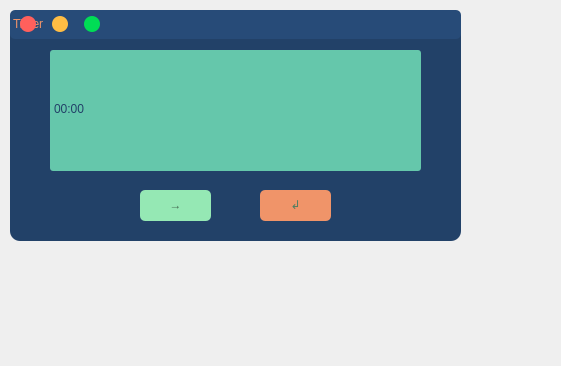
<?xml version="1.0" encoding="UTF-8"?>
<ui version="4.0">
 <class>MainWindow</class>
 <widget class="QMainWindow" name="MainWindow">
  <property name="geometry">
   <rect>
    <x>0</x>
    <y>0</y>
    <width>561</width>
    <height>366</height>
   </rect>
  </property>
  <property name="windowTitle">
   <string>MainWindow</string>
  </property>
  <widget class="QWidget" name="centralwidget">
   <widget class="QFrame" name="window">
    <property name="geometry">
     <rect>
      <x>10</x>
      <y>10</y>
      <width>451</width>
      <height>231</height>
     </rect>
    </property>
    <property name="styleSheet">
     <string notr="true">QFrame {
	background-color: #224168;
	border-radius: 10px;
}</string>
    </property>
    <property name="frameShape">
     <enum>QFrame::StyledPanel</enum>
    </property>
    <property name="frameShadow">
     <enum>QFrame::Raised</enum>
    </property>
    <widget class="QLineEdit" name="dna_taker">
     <property name="geometry">
      <rect>
       <x>40</x>
       <y>40</y>
       <width>371</width>
       <height>121</height>
      </rect>
     </property>
     <property name="styleSheet">
      <string notr="true">QLineEdit {
	border-radius: 3px;
	background-color: #65c7ab;
	color: #224168;
	padding: 2px;
	padding-bottom: 5px;	
	font: 75pt &quot;Cascadia Code&quot;;
	qproperty-alignment: AlignCenter;
}</string>
     </property>
     <property name="text">
      <string>00:00</string>
     </property>
    </widget>
    <widget class="QPushButton" name="enter">
     <property name="geometry">
      <rect>
       <x>130</x>
       <y>180</y>
       <width>71</width>
       <height>31</height>
      </rect>
     </property>
     <property name="styleSheet">
      <string notr="true">QPushButton {
	border-radius: 5px;
	color: rgb(72, 112, 86);
	background-color: rgb(149, 232, 180);
	font: 18pt &quot;Cascadia Code&quot;;
	padding-bottom: 2px;
}
QPushButton::hover {
	color: rgb(54, 85, 66);
	background-color: rgb(125, 195, 151);
}
QPushButton::disabled {
	color: rgb(108, 108, 108);
	background-color: rgb(163, 163, 163);
}</string>
     </property>
     <property name="text">
      <string>→</string>
     </property>
    </widget>
    <widget class="QPushButton" name="clear">
     <property name="geometry">
      <rect>
       <x>250</x>
       <y>180</y>
       <width>71</width>
       <height>31</height>
      </rect>
     </property>
     <property name="styleSheet">
      <string notr="true">QPushButton {
	border-radius: 5px;
	color: rgb(80, 125, 97);
	background-color: #f09469;
	font: 18pt &quot;Cascadia Code&quot;;
	padding-bottom: 2px;
}
QPushButton::hover {
	background-color: rgb(199, 123, 87);
}</string>
     </property>
     <property name="text">
      <string>↲</string>
     </property>
    </widget>
    <widget class="QLabel" name="title_bar">
     <property name="geometry">
      <rect>
       <x>0</x>
       <y>0</y>
       <width>451</width>
       <height>29</height>
      </rect>
     </property>
     <property name="styleSheet">
      <string notr="true">QLabel {
	background-color: rgb(39, 75, 120);
	border-radius: 5px;
	color: #f09469;
	qproperty-alignment: AlignCenter;
	padding-bottom: 2px;
	font: 15pt &quot;Cascadia Code&quot;;
}</string>
     </property>
     <property name="text">
      <string>Timer</string>
     </property>
    </widget>
    <widget class="QPushButton" name="btn_close">
     <property name="geometry">
      <rect>
       <x>10</x>
       <y>6</y>
       <width>16</width>
       <height>16</height>
      </rect>
     </property>
     <property name="sizePolicy">
      <sizepolicy hsizetype="Preferred" vsizetype="Preferred">
       <horstretch>0</horstretch>
       <verstretch>0</verstretch>
      </sizepolicy>
     </property>
     <property name="styleSheet">
      <string notr="true">QPushButton{
	border:none;
	border-radius: 8px;
	background-color: rgb(255, 96, 92);
}
QPushButton:hover{
	background-color: rgb(221, 82, 80);
}</string>
     </property>
     <property name="text">
      <string/>
     </property>
     <property name="autoDefault">
      <bool>false</bool>
     </property>
    </widget>
    <widget class="QPushButton" name="btn_maximize">
     <property name="geometry">
      <rect>
       <x>74</x>
       <y>6</y>
       <width>16</width>
       <height>16</height>
      </rect>
     </property>
     <property name="sizePolicy">
      <sizepolicy hsizetype="Preferred" vsizetype="Preferred">
       <horstretch>0</horstretch>
       <verstretch>0</verstretch>
      </sizepolicy>
     </property>
     <property name="styleSheet">
      <string notr="true">QPushButton {

	border: none;
	border-radius: 8px;
	background-color: rgb(0, 221, 85);
}

QPushButton:hover {
	
	background-color: rgb(0, 191, 73);
}</string>
     </property>
     <property name="text">
      <string/>
     </property>
     <property name="autoDefault">
      <bool>false</bool>
     </property>
    </widget>
    <widget class="QPushButton" name="btn_minimize">
     <property name="geometry">
      <rect>
       <x>42</x>
       <y>6</y>
       <width>16</width>
       <height>16</height>
      </rect>
     </property>
     <property name="sizePolicy">
      <sizepolicy hsizetype="Preferred" vsizetype="Preferred">
       <horstretch>0</horstretch>
       <verstretch>0</verstretch>
      </sizepolicy>
     </property>
     <property name="styleSheet">
      <string notr="true">QPushButton{
	border:none;
	border-radius: 8px;
	
	background-color:rgb(255, 189, 68);
}

QPushButton:hover{
	
	background-color: rgb(225, 164, 60);
}</string>
     </property>
     <property name="text">
      <string/>
     </property>
     <property name="autoDefault">
      <bool>false</bool>
     </property>
    </widget>
   </widget>
  </widget>
 </widget>
 <resources/>
 <connections/>
</ui>
